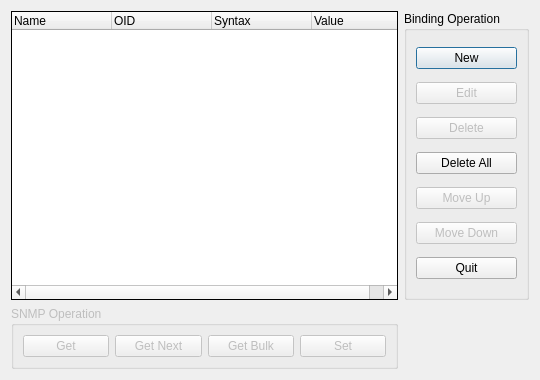
<?xml version="1.0" encoding="UTF-8"?>
<ui version="4.0">
 <class>Varbinds</class>
 <widget class="QDialog" name="Varbinds">
  <property name="geometry">
   <rect>
    <x>0</x>
    <y>0</y>
    <width>540</width>
    <height>380</height>
   </rect>
  </property>
  <property name="windowTitle">
   <string>Multiple Variable Bindings</string>
  </property>
  <layout class="QGridLayout">
   <item row="0" column="1">
    <widget class="QGroupBox" name="VarbindsOps">
     <property name="title">
      <string>Binding Operation</string>
     </property>
     <layout class="QVBoxLayout">
      <item>
       <widget class="QPushButton" name="NewOp">
        <property name="text">
         <string>New</string>
        </property>
       </widget>
      </item>
      <item>
       <widget class="QPushButton" name="EditOp">
        <property name="enabled">
         <bool>false</bool>
        </property>
        <property name="text">
         <string>Edit</string>
        </property>
       </widget>
      </item>
      <item>
       <widget class="QPushButton" name="DeleteOp">
        <property name="enabled">
         <bool>false</bool>
        </property>
        <property name="text">
         <string>Delete</string>
        </property>
       </widget>
      </item>
      <item>
       <widget class="QPushButton" name="DeleteAllOp">
        <property name="text">
         <string>Delete All</string>
        </property>
       </widget>
      </item>
      <item>
       <widget class="QPushButton" name="MoveUpOp">
        <property name="enabled">
         <bool>false</bool>
        </property>
        <property name="text">
         <string>Move Up</string>
        </property>
       </widget>
      </item>
      <item>
       <widget class="QPushButton" name="MoveDownOp">
        <property name="enabled">
         <bool>false</bool>
        </property>
        <property name="text">
         <string>Move Down</string>
        </property>
       </widget>
      </item>
      <item>
       <widget class="QPushButton" name="QuitOp">
        <property name="text">
         <string>Quit</string>
        </property>
       </widget>
      </item>
     </layout>
    </widget>
   </item>
   <item row="1" column="0">
    <widget class="QGroupBox" name="SNMPOps">
     <property name="enabled">
      <bool>false</bool>
     </property>
     <property name="title">
      <string>SNMP Operation</string>
     </property>
     <layout class="QHBoxLayout">
      <item>
       <widget class="QPushButton" name="GetOp">
        <property name="text">
         <string>Get</string>
        </property>
       </widget>
      </item>
      <item>
       <widget class="QPushButton" name="GetNextOp">
        <property name="text">
         <string>Get Next</string>
        </property>
       </widget>
      </item>
      <item>
       <widget class="QPushButton" name="GetBulkOp">
        <property name="text">
         <string>Get Bulk</string>
        </property>
       </widget>
      </item>
      <item>
       <widget class="QPushButton" name="SetOp">
        <property name="text">
         <string>Set</string>
        </property>
       </widget>
      </item>
     </layout>
    </widget>
   </item>
   <item row="0" column="0">
    <widget class="QTreeWidget" name="VarbindsList">
     <property name="frameShape">
      <enum>QFrame::Box</enum>
     </property>
     <property name="frameShadow">
      <enum>QFrame::Plain</enum>
     </property>
     <property name="selectionMode">
      <enum>QAbstractItemView::ExtendedSelection</enum>
     </property>
     <property name="rootIsDecorated">
      <bool>false</bool>
     </property>
     <property name="columnCount">
      <number>4</number>
     </property>
     <column>
      <property name="text">
       <string>Name</string>
      </property>
     </column>
     <column>
      <property name="text">
       <string>OID</string>
      </property>
     </column>
     <column>
      <property name="text">
       <string>Syntax</string>
      </property>
     </column>
     <column>
      <property name="text">
       <string>Value</string>
      </property>
     </column>
    </widget>
   </item>
  </layout>
 </widget>
 <tabstops>
  <tabstop>VarbindsList</tabstop>
  <tabstop>NewOp</tabstop>
  <tabstop>EditOp</tabstop>
  <tabstop>DeleteOp</tabstop>
  <tabstop>DeleteAllOp</tabstop>
  <tabstop>MoveUpOp</tabstop>
  <tabstop>MoveDownOp</tabstop>
  <tabstop>QuitOp</tabstop>
  <tabstop>GetOp</tabstop>
  <tabstop>GetNextOp</tabstop>
  <tabstop>GetBulkOp</tabstop>
  <tabstop>SetOp</tabstop>
 </tabstops>
 <resources/>
 <connections/>
</ui>
